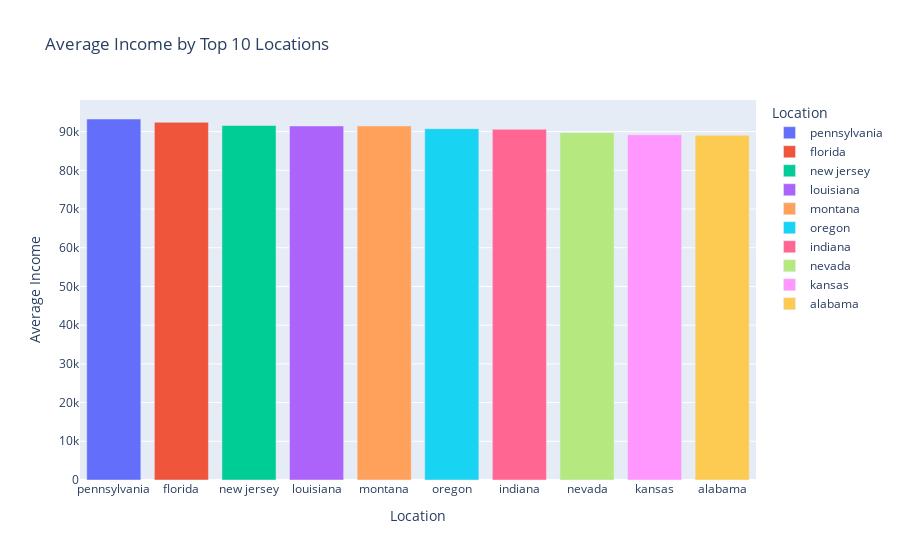

Notebook code for this chart:
### Markdown cell above
**Month vs Profit** → Seasonal Trend

* **Insight:** Profits peak during **October–November**, suggesting that **festival months drive revenue spikes**, supporting seasonal promotions.

### Code cell
#  3. Average Income by Top 10 Locations
location_income = data.groupby('Location')['Income'].mean().reset_index(name='mean')
top10_locations_income = location_income.sort_values(by='mean', ascending=False).head(10)
fig3 = px.bar(top10_locations_income, x='Location', y='mean', color='Location',title='Average Income by Top 10 Locations')
fig3.update_layout(xaxis_title='Location', yaxis_title='Average Income')
fig3.show()

### Figure 1 — Plotly figure (JSON) as saved in the notebook; plotly's stock layout.template omitted (floating-point values rounded to 4 significant figures)
{"data": [{"alignmentgroup": "True", "hovertemplate": "Location=%{x}<br>mean=%{y}<extra></extra>", "legendgroup": "pennsylvania", "marker": {"color": "#636efa", "pattern": {"shape": ""}}, "name": "pennsylvania", "offsetgroup": "pennsylvania", "orientation": "v", "showlegend": true, "textposition": "auto", "type": "bar", "x": ["pennsylvania"], "xaxis": "x", "y": [93260.0], "yaxis": "y"}, {"alignmentgroup": "True", "hovertemplate": "Location=%{x}<br>mean=%{y}<extra></extra>", "legendgroup": "florida", "marker": {"color": "#EF553B", "pattern": {"shape": ""}}, "name": "florida", "offsetgroup": "florida", "orientation": "v", "showlegend": true, "textposition": "auto", "type": "bar", "x": ["florida"], "xaxis": "x", "y": [92400.0], "yaxis": "y"}, {"alignmentgroup": "True", "hovertemplate": "Location=%{x}<br>mean=%{y}<extra></extra>", "legendgroup": "new jersey", "marker": {"color": "#00cc96", "pattern": {"shape": ""}}, "name": "new jersey", "offsetgroup": "new jersey", "orientation": "v", "showlegend": true, "textposition": "auto", "type": "bar", "x": ["new jersey"], "xaxis": "x", "y": [91590.0], "yaxis": "y"}, {"alignmentgroup": "True", "hovertemplate": "Location=%{x}<br>mean=%{y}<extra></extra>", "legendgroup": "louisiana", "marker": {"color": "#ab63fa", "pattern": {"shape": ""}}, "name": "louisiana", "offsetgroup": "louisiana", "orientation": "v", "showlegend": true, "textposition": "auto", "type": "bar", "x": ["louisiana"], "xaxis": "x", "y": [91460.0], "yaxis": "y"}, {"alignmentgroup": "True", "hovertemplate": "Location=%{x}<br>mean=%{y}<extra></extra>", "legendgroup": "montana", "marker": {"color": "#FFA15A", "pattern": {"shape": ""}}, "name": "montana", "offsetgroup": "montana", "orientation": "v", "showlegend": true, "textposition": "auto", "type": "bar", "x": ["montana"], "xaxis": "x", "y": [91450.0], "yaxis": "y"}, {"alignmentgroup": "True", "hovertemplate": "Location=%{x}<br>mean=%{y}<extra></extra>", "legendgroup": "oregon", "marker": {"color": "#19d3f3", "pattern": {"shape": ""}}, "name": "oregon", "offsetgroup": "oregon", "orientation": "v", "showlegend": true, "textposition": "auto", "type": "bar", "x": ["oregon"], "xaxis": "x", "y": [90760.0], "yaxis": "y"}, {"alignmentgroup": "True", "hovertemplate": "Location=%{x}<br>mean=%{y}<extra></extra>", "legendgroup": "indiana", "marker": {"color": "#FF6692", "pattern": {"shape": ""}}, "name": "indiana", "offsetgroup": "indiana", "orientation": "v", "showlegend": true, "textposition": "auto", "type": "bar", "x": ["indiana"], "xaxis": "x", "y": [90590.0], "yaxis": "y"}, {"alignmentgroup": "True", "hovertemplate": "Location=%{x}<br>mean=%{y}<extra></extra>", "legendgroup": "nevada", "marker": {"color": "#B6E880", "pattern": {"shape": ""}}, "name": "nevada", "offsetgroup": "nevada", "orientation": "v", "showlegend": true, "textposition": "auto", "type": "bar", "x": ["nevada"], "xaxis": "x", "y": [89720.0], "yaxis": "y"}, {"alignmentgroup": "True", "hovertemplate": "Location=%{x}<br>mean=%{y}<extra></extra>", "legendgroup": "kansas", "marker": {"color": "#FF97FF", "pattern": {"shape": ""}}, "name": "kansas", "offsetgroup": "kansas", "orientation": "v", "showlegend": true, "textposition": "auto", "type": "bar", "x": ["kansas"], "xaxis": "x", "y": [89180.0], "yaxis": "y"}, {"alignmentgroup": "True", "hovertemplate": "Location=%{x}<br>mean=%{y}<extra></extra>", "legendgroup": "alabama", "marker": {"color": "#FECB52", "pattern": {"shape": ""}}, "name": "alabama", "offsetgroup": "alabama", "orientation": "v", "showlegend": true, "textposition": "auto", "type": "bar", "x": ["alabama"], "xaxis": "x", "y": [89050.0], "yaxis": "y"}], "layout": {"autosize": true, "barmode": "relative", "legend": {"title": {"text": "Location"}, "tracegroupgap": 0}, "title": {"text": "Average Income by Top 10 Locations"}, "xaxis": {"anchor": "y", "autorange": true, "categoryarray": ["pennsylvania", "florida", "new jersey", "louisiana", "montana", "oregon", "indiana", "nevada", "kansas", "alabama"], "categoryorder": "array", "domain": [0, 1], "range": [-0.5, 9.5], "title": {"text": "Location"}, "type": "category"}, "yaxis": {"anchor": "x", "autorange": true, "domain": [0, 1], "range": [0, 98160.0], "title": {"text": "Average Income"}, "type": "linear"}}}
